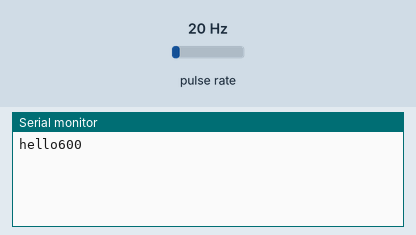
This sketch was run on a simulated Arduino Uno, built with avr-gcc and run on an emulated ATmega328P. Parts: the last lines printed to the serial monitor. Wiring (inferred from the names in the program): pulse sensor: data pin 2. The test bench sets the inputs (shaded band); at power-on: pulse rate 20 Hz.

Above: at 1.2 s.
1.3 s: pulse rate (sensor on pin 2) set to 4 Hz
At 2.6 s:
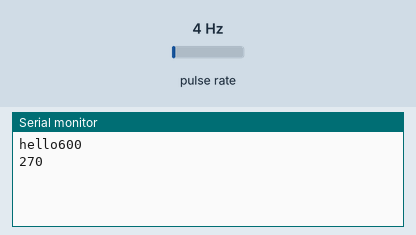
2.8 s: pulse rate (sensor on pin 2) set to 50 Hz
At 3.3 s:
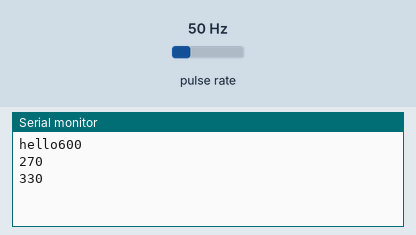
Timing chart, 0 to 5.8 s (numbered marks = the images above; inputs shaded):
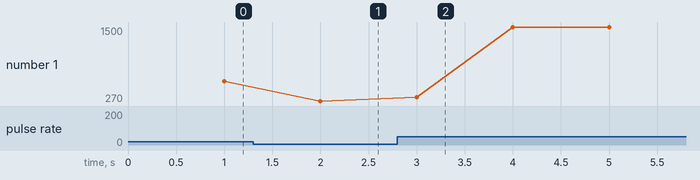

Measured:
- after the input at 1.3 s, the serial monitor: prints a new line after 0.70 s (image 1)
- after the input at 2.8 s, the serial monitor: prints a new line after 0.20 s (image 2)
- plotted number 1: 600 → 270 after the input at 1.3 s, 270 → 1500 after the input at 2.8 s

The sketch:

CandyMagicCode.ino
```cpp
int sensorpin = 2;
int counter_val = 0;
int RPM = 0;
int lastDebounceTime = 0;
int debounceDelay = 5;
int tdiff = 0;
const int IN_A0 = A0;
int value_A0;
int now = 0;
int loopms = 1000;

void setup() {

 pinMode(sensorpin, INPUT_PULLUP);
 pinMode (IN_A0, INPUT);
 attachInterrupt(digitalPinToInterrupt(sensorpin), count, RISING);

 Serial.begin(115200);
 Serial.print("hello");
 lastDebounceTime = millis();

}

void loop() {

 delay(loopms);
 RPM = counter_val * (1000 / loopms) * 30;
//Serial.println(counter_val);
 counter_val=0;
 //Serial.print("RPM is ");
 Serial.println(RPM);
}

void count()
{
 now = millis();
 tdiff = (now - lastDebounceTime) ;
 if (tdiff > debounceDelay)
 {
   lastDebounceTime = now;
   //RPM = 60000/tdiff;
   counter_val++;
 }

}
```
